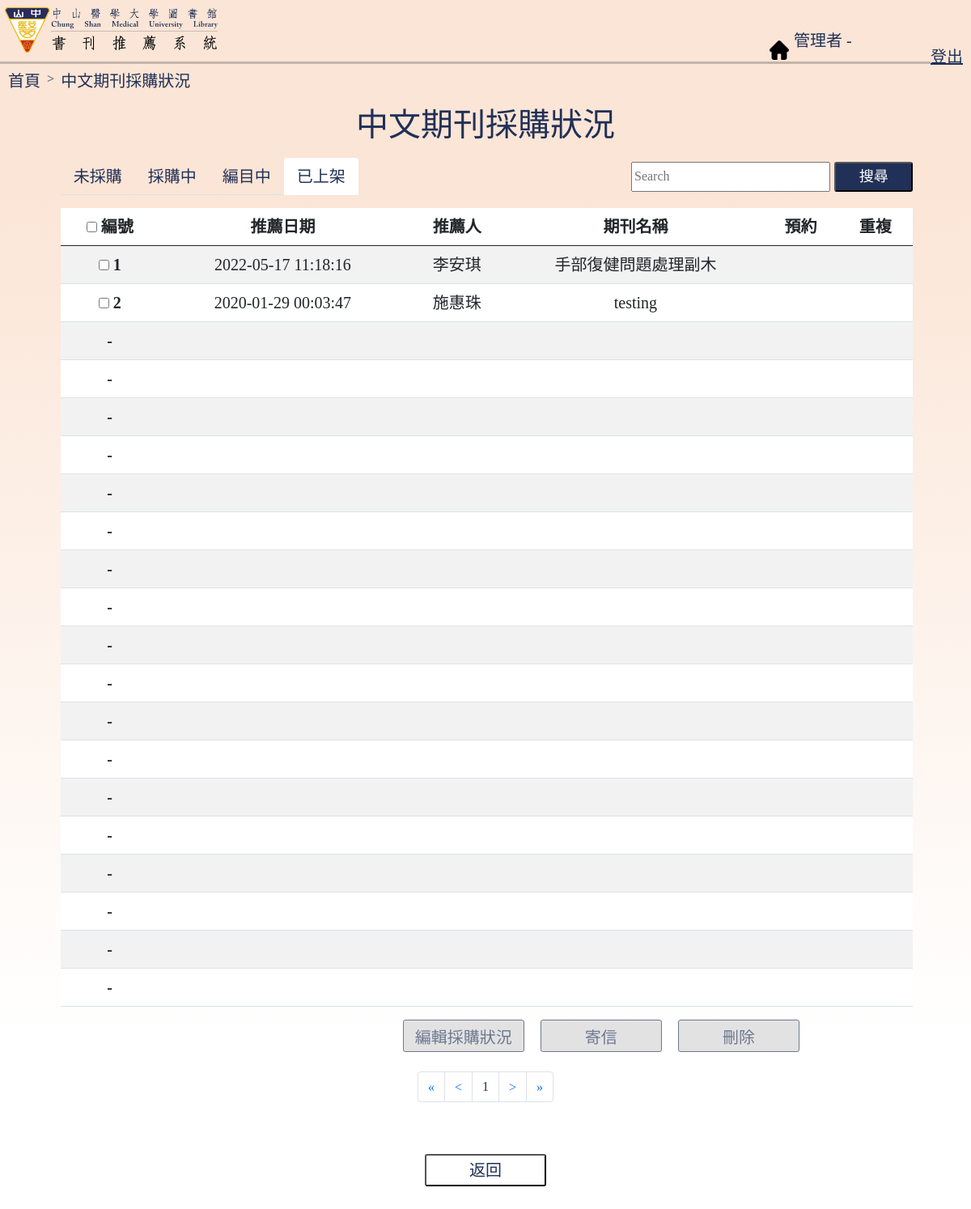
Screenshot of /administrator/cj_buysit4.php with the database file from the repository.
### tables this page shows
CREATE TABLE `hrec_cj` (
  `no` int NOT NULL AUTO_INCREMENT,
  `name` varchar(12) NOT NULL DEFAULT '',
  `id` varchar(12) NOT NULL DEFAULT '',
  `style` varchar(12) NOT NULL DEFAULT '其他',
  `unit` varchar(40) NOT NULL DEFAULT '',
  `email` varchar(40) DEFAULT NULL,
  `pred` char(2) NOT NULL DEFAULT '',
  `title` varchar(60) NOT NULL DEFAULT '',
  `publishTel` varchar(20) DEFAULT NULL,
  `publish` varchar(60) NOT NULL DEFAULT '',
  `issn` varchar(15) DEFAULT NULL,
  `price` varchar(15) DEFAULT NULL,
  `date` datetime DEFAULT CURRENT_TIMESTAMP,
  `reason` varchar(255) DEFAULT NULL,
  `situation` varchar(20) DEFAULT '待處理',
  `duplicate` varchar(4) DEFAULT NULL,
  `IntroUrl` varchar(255) DEFAULT NULL,
  `nbReason` varchar(255) DEFAULT NULL,
  `empty` varchar(2) DEFAULT '否',
  PRIMARY KEY (`no`)
);

### administrator/cj_buysit4.php (the view, shortened to what the rows shown need)
<!DOCTYPE html>
<?php session_start();
require_once("../mysql_connect.php");
?>
<html>
<head>
    <link href="https://cdn.jsdelivr.net/npm/bootstrap@5.0.0/dist/css/bootstrap.min.css" rel="stylesheet"
>
    <link rel="stylesheet" type="text/css" href="./style.css" />
</head>
<body>
    <h2 id="mid-title">中文期刊採購狀況</h2>
    <nav class="navbar navbar-light" style="width:95%;">
        <div class="container-fluid" style="margin-left:5.5%;">
            <div id="cj_table" style="width:100%;">
                <table class="table table-striped table-hover" id="record-table" align="center">
                    <thead>
                        <tr>
                            <th scope="col">
                                <input type="checkbox" name="all"
                                    onclick="check_all(this,'check'); disableElement('all'); allPush();">
                                編號
                            </th>
                            <th scope="col">推薦日期</th>
                            <th scope="col">推薦人</th>
                            <th scope="col">期刊名稱</th>
                            <th scope="col">預約</th>
                            <th scope="col">重複</th>
                        </tr>
                    </thead>
                    <tbody>
                        <?php
                        $sql_view = "SELECT * FROM hrec_cj WHERE `situation` LIKE '已上架' AND `empty` LIKE '否'";
                        $result = $con->query($sql_view);
                        if ($result) {
                            $total = mysqli_num_rows($result);
                            $number = intval($total / 20);
                            $spare = $total % 20;
                            if ($spare != 0) {
                                $number += 1;
                            }
                        }
                        $sql = "SELECT `no`,`date`,`name`,`title`,`pred`,`duplicate`
                                FROM hrec_cj
                                WHERE `situation` LIKE '已上架' AND `empty` LIKE '否'";
                        $sql = $sql . " ORDER BY date desc ";
                        if (isset($_GET['page'])) {
                            $temp = 0;
                            while ($temp < $number) {
                                $temp = $temp + 1;
                                if (intval($_GET['page']) == $temp) {
                                    $temp1 = ($temp - 1) * 20;
                                    $sql = $sql . ' LIMIT ' . $temp1 . ',20;';
                                    break;
                                }
                            }
                        } else {
                            $sql = $sql . " LIMIT 0,20;";
                        }
                        $result = $con->query($sql);
                        $num = 1;
                        if (isset($_GET['page'])) {
                            $p = intval($_GET['page']);
                            $num = $num + 20 * ($p - 1);
                        } else {
                            $p = 1;
                            $num = $num + 20 * ($p - 1);
                        }
                        while ($hrec_cj = $result->fetch_array()) {
                            echo '<tr style="vertical-align: middle;">';
                            echo '<th><input type="checkbox" name="check" onclick="disableElement(' . "'check'" . ')" value="' . $hrec_cj["no"] . '">&nbsp;' . $num . '</th>';
                            echo '<td>' . $hrec_cj["date"] . '</td>';
                            echo '<td>' . $hrec_cj["name"] . '</td>';
                            echo '<td style="width:30%;">' . $hrec_cj["title"] . '</td>';
                            echo '<td>' . $hrec_cj["pred"] . '</td>';
                            echo '<td>' . $hrec_cj["duplicate"] . '</td>';
                            echo '</tr>';
                            $num += 1;
                        }
                        if ($spare < 20 && $spare > 0) {
                            $need = 20 - $spare;
                            if ($number == 1) {
                                for ($i = 1; $i <= $need; $i++) {
                                    echo '<tr>
                                        <th>-</th>
                                        <td> </td>
                                        <td> </td>
                                        <td> </td>
                                        <td> </td>
                                        <td> </td>
                                        </tr>';
                                }
                            }
                        }
                        ?>
                    </tbody>
                </table>
            </div>
        </div>
    </nav>
    <br><br>
    <br>
</body>
</html>

### rows the page displays
hrec_cj: date "2022-05-17 11:18:16", name "李安琪", title "手部復健問題處理副木"
hrec_cj: date "2020-01-29 00:03:47", name "施惠珠", title "testing"
